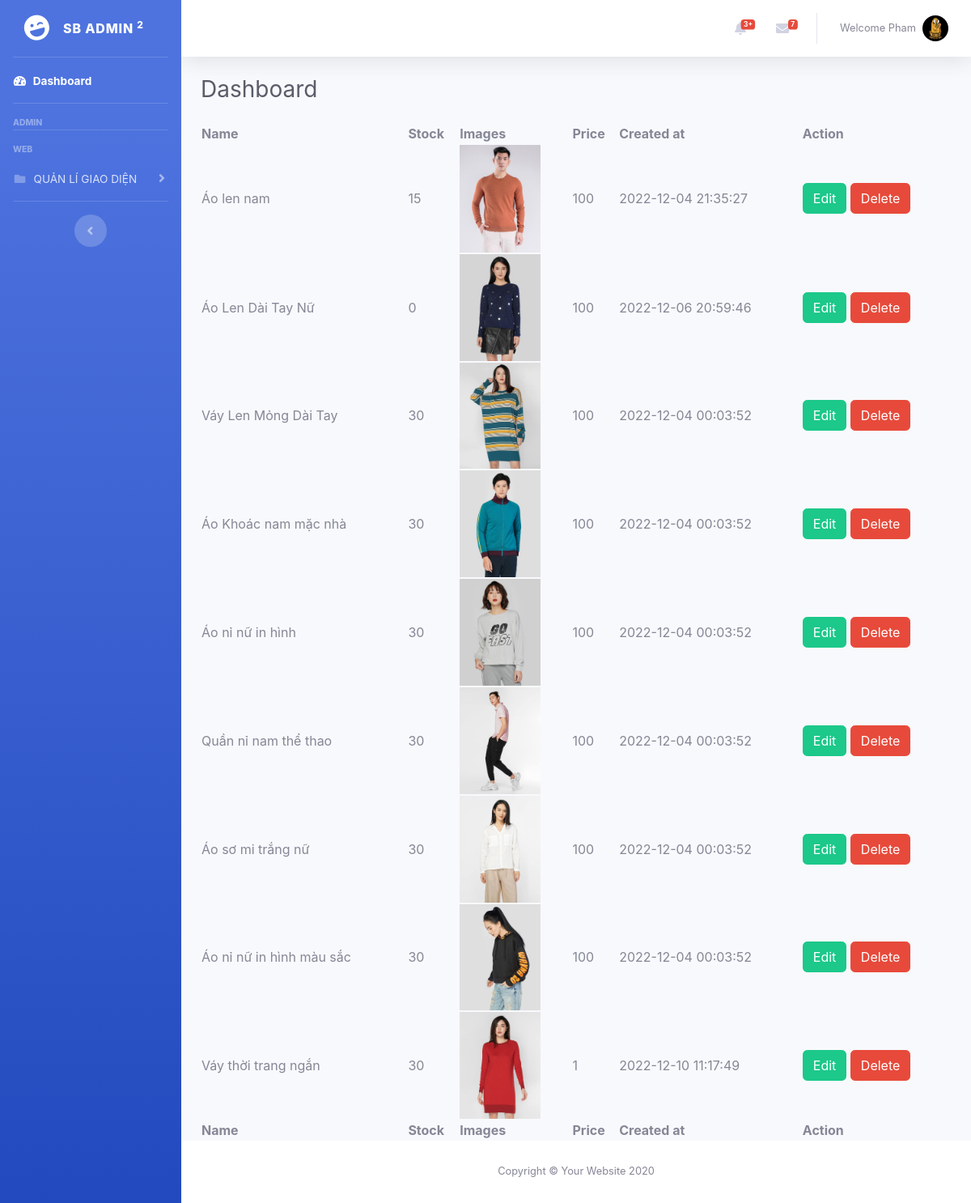
/resource/view/pages/main/manage-inventory.php (signed in), run on the app's committed database.
### tables this page shows
CREATE TABLE `users` (
  `id` int(11) NOT NULL,
  `images` varchar(255) NOT NULL,
  `lastname` varchar(255) NOT NULL,
  `firstname` varchar(255) NOT NULL,
  `email` varchar(255) NOT NULL,
  `password` varchar(255) NOT NULL,
  `created_at` datetime DEFAULT NULL,
  `active` tinyint(4) NOT NULL,
  `is_active` tinyint(4) NOT NULL,
  `status` int(11) NOT NULL,
  `role_id` int(11) NOT NULL,
  `phone` int(11) DEFAULT NULL,
  `address` varchar(255) NOT NULL
);

CREATE TABLE `inventory` (
  `id` int(11) NOT NULL,
  `name` varchar(255) NOT NULL,
  `stock` int(11) NOT NULL,
  `images` varchar(255) NOT NULL,
  `created_at` datetime DEFAULT NULL ON UPDATE current_timestamp(),
  `product_id` int(11) NOT NULL,
  `price` int(11) DEFAULT NULL
);

### function/function.php (called while the page is built, shortened)
<?php
function productInventory($sub_mark = "----")
{
  include '../../../../database/database.php';
  $sql = "SELECT * FROM products";
  $result = $conn->query($sql);
}

### resource/view/pages/main/manage-inventory.php (the view, shortened to what this page needs)
<?php
include '../../../../database/database.php';
include '../../../../function/function.php';
$sql = "SELECT * FROM inventory";
$result = $conn->query($sql);
?>
<!DOCTYPE html>
<html lang="en">
<head>
    <link rel="stylesheet" href="https://cdnjs.cloudflare.com/ajax/libs/font-awesome/5.15.1/css/all.min.css" />
    <link href="../../../../public/backend/assets/css/sb-admin-2.min.css" rel="stylesheet">
    <link rel="stylesheet" href="https://cdn.datatables.net/1.11.3/css/jquery.dataTables.min.css">
    <link rel="stylesheet" href="https://cdn.datatables.net/buttons/2.1.0/css/buttons.dataTables.min.css">
</head>
<body id="page-top">
    <div id="wrapper">
        <?php include '../../partial/sideBar.php'; ?>
        <div id="content-wrapper" class="d-flex flex-column">
            <div id="content">
                <?php include '../../partial/topBar.php'; ?>
                <div class="container-fluid">
                    <div class="d-sm-flex align-items-center justify-content-between mb-4">
                        <h1 class="h3 mb-0 text-gray-800">Dashboard</h1>
                    </div>
                                                <?php
                                                echo productInventory();
                                                ?>
                    <table id="example" class="display nowrap" style="width:100%">
                        <thead>
                            <tr>
                                <th>Name</th>
                                <th>Stock</th>
                                <th>Images</th>
                                <th>Price</th>
                                <th>Created at</th>
                                <th>Action</th>
                            </tr>
                        </thead>
                        <tbody>
                            <?php
                            if ($result->num_rows > 0) {
                                while ($row = $result->fetch_assoc()) {
                            ?>
                                    <tr>
                                        <td><?php echo $row['name']; ?></td>
                                        <td><?php echo $row['stock']; ?></td>
                                        <td class="imgProductBtn text-left"><img src="<?php if ($row['images']) {
                                                                                            echo $row['images'];
                                                                                        } else {
                                                                                            echo '../../../../public/backend/assets/images/defaultImages.png';
                                                                                        } ?>" width="100" alt="">
                                        <td><?php echo $row['price']; ?></td>
                                        <td><?php echo $row['created_at']; ?></td>
                                        <td>
                                            <button type="button" data-toggle="modal" class="btn btn-success editInventoryBtn" data-target="#editInventory">Edit</button>
                                            <button type="button" data-toggle="modal" class="btn btn-danger deleteInventoryBtn" data-target="#deleteInventory">Delete</button>
                                        </td>
                                    </tr>
                            <?php
                                }
                            } else {
                                echo "0 results";
                            }
                            ?>
                        </tbody>
                        <tfoot>
                            <tr>
                                <th>Name</th>
                                <th>Stock</th>
                                <th>Images</th>
                                <th>Price</th>
                                <th>Created at</th>
                                <th>Action</th>
                            </tr>
                        </tfoot>
                    </table>
                </div>
            </div>
            <?php include '../../partial/footer.php'; ?>
        </div>
</body>
</html>

### resource/view/partial/topBar.php (shortened to what this page needs)
<nav class="navbar navbar-expand navbar-light bg-white topbar mb-4 static-top shadow">
<ul class="navbar-nav ml-auto">
    <li class="nav-item dropdown no-arrow mx-1">
        <a class="nav-link dropdown-toggle" href="#" id="alertsDropdown" role="button"
            data-toggle="dropdown" aria-haspopup="true" aria-expanded="false">
            <i class="fas fa-bell fa-fw"></i>
            <span class="badge badge-danger badge-counter">3+</span>
        </a>
    </li>
    <li class="nav-item dropdown no-arrow mx-1">
        <a class="nav-link dropdown-toggle" href="#" id="messagesDropdown" role="button"
            data-toggle="dropdown" aria-haspopup="true" aria-expanded="false">
            <i class="fas fa-envelope fa-fw"></i>
            <span class="badge badge-danger badge-counter">7</span>
        </a>
    </li>
    <li class="nav-item dropdown no-arrow">
        <a class="nav-link dropdown-toggle" href="#" id="userDropdown" role="button"
            data-toggle="dropdown" aria-haspopup="true" aria-expanded="false">
            <span class="mr-2 d-none d-lg-inline text-gray-600 small"><?php
            $id = $_SESSION["user"]["id"];
            $query = mysqli_query($conn, "SELECT * FROM users WHERE id = '$id' ");
            $user = $query->fetch_assoc();
            echo "Welcome " . $user['firstname'];
            ?>
            </span>
            <img class="img-profile rounded-circle"
                src="
                <?php if ($user['images']) {
                echo $user['images'];
                } else {
                echo '../../../../public/backend/assets/images/defaultImages.png';
                }
                ?>">
        </a>
    </li>
</ul>
</nav>

### data on the page
users: firstname "Pham", images (picture)
inventory: name "Áo len nam", stock "15", images (picture), price "100", created_at "2022-12-04 21:35:27"
inventory: name "Áo Len Dài Tay Nữ", stock "0", images (picture), price "100", created_at "2022-12-06 20:59:46"
inventory: name "Váy Len Mỏng Dài Tay", stock "30", images (picture), price "100", created_at "2022-12-04 00:03:52"
inventory: name "Áo Khoác nam mặc nhà", stock "30", images (picture), price "100", created_at "2022-12-04 00:03:52"
inventory: name "Áo nỉ nữ in hình", stock "30", images (picture), price "100", created_at "2022-12-04 00:03:52"
inventory: name "Quần nỉ nam thể thao", stock "30", images (picture), price "100", created_at "2022-12-04 00:03:52"
inventory: name "Áo sơ mi trắng nữ", stock "30", images (picture), price "100", created_at "2022-12-04 00:03:52"
inventory: name "Áo nỉ nữ in hình màu sắc", stock "30", images (picture), price "100", created_at "2022-12-04 00:03:52"
inventory: name "Váy thời trang ngắn", stock "30", images (picture), price "1", created_at "2022-12-10 11:17:49"
